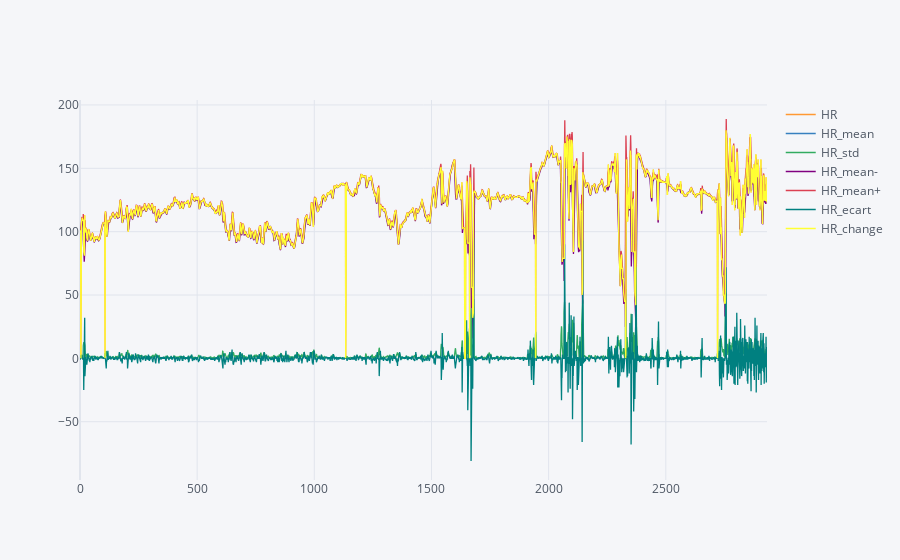

This figure's notebook cell:
### Code cell
from plotly.offline import iplot
import cufflinks as cf
cf.go_offline()
cf.set_config_file(offline=False, world_readable=True)
from plotly.offline import iplot
fig = df.iloc[:, 1:].iplot(asFigure=True)
fig.show()

### Figure 1 — Plotly figure (JSON) as saved in the notebook; plotly's stock layout.template omitted (floating-point values rounded to 4 significant figures; data arrays with more than 128 entries replaced by an {"elided": "..."} marker saying what was removed)
{"data": [{"line": {"color": "rgba(255, 153, 51, 1.0)", "dash": "solid", "shape": "linear", "width": 1.3}, "mode": "lines", "name": "HR", "text": "", "type": "scatter", "x": {"elided": "2933 int values"}, "y": {"elided": "2933 float values"}}, {"line": {"color": "rgba(55, 128, 191, 1.0)", "dash": "solid", "shape": "linear", "width": 1.3}, "mode": "lines", "name": "HR_mean", "text": "", "type": "scatter", "x": {"elided": "2933 int values"}, "y": {"elided": "2933 float values"}}, {"line": {"color": "rgba(50, 171, 96, 1.0)", "dash": "solid", "shape": "linear", "width": 1.3}, "mode": "lines", "name": "HR_std", "text": "", "type": "scatter", "x": {"elided": "2933 int values"}, "y": {"elided": "2933 float values"}}, {"line": {"color": "rgba(128, 0, 128, 1.0)", "dash": "solid", "shape": "linear", "width": 1.3}, "mode": "lines", "name": "HR_mean-", "text": "", "type": "scatter", "x": {"elided": "2933 int values"}, "y": {"elided": "2933 float values"}}, {"line": {"color": "rgba(219, 64, 82, 1.0)", "dash": "solid", "shape": "linear", "width": 1.3}, "mode": "lines", "name": "HR_mean+", "text": "", "type": "scatter", "x": {"elided": "2933 int values"}, "y": {"elided": "2933 float values"}}, {"line": {"color": "rgba(0, 128, 128, 1.0)", "dash": "solid", "shape": "linear", "width": 1.3}, "mode": "lines", "name": "HR_ecart", "text": "", "type": "scatter", "x": {"elided": "2933 int values"}, "y": {"elided": "2933 int values"}}, {"line": {"color": "rgba(255, 255, 51, 1.0)", "dash": "solid", "shape": "linear", "width": 1.3}, "mode": "lines", "name": "HR_change", "text": "", "type": "scatter", "x": {"elided": "2933 int values"}, "y": {"elided": "2933 float values"}}], "layout": {"legend": {"bgcolor": "#F5F6F9", "font": {"color": "#4D5663"}}, "paper_bgcolor": "#F5F6F9", "plot_bgcolor": "#F5F6F9", "title": {"font": {"color": "#4D5663"}}, "xaxis": {"gridcolor": "#E1E5ED", "showgrid": true, "tickfont": {"color": "#4D5663"}, "title": {"font": {"color": "#4D5663"}, "text": ""}, "zerolinecolor": "#E1E5ED"}, "yaxis": {"gridcolor": "#E1E5ED", "showgrid": true, "tickfont": {"color": "#4D5663"}, "title": {"font": {"color": "#4D5663"}, "text": ""}, "zerolinecolor": "#E1E5ED"}}}
